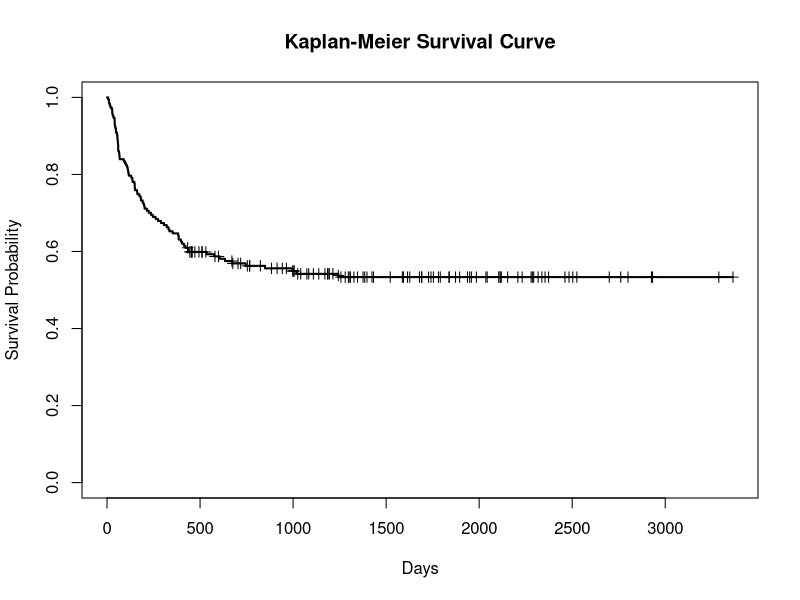
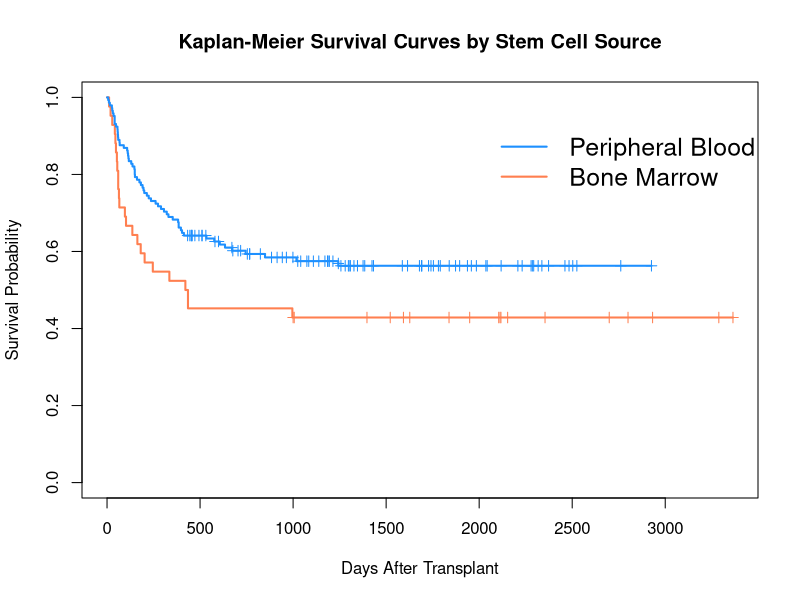
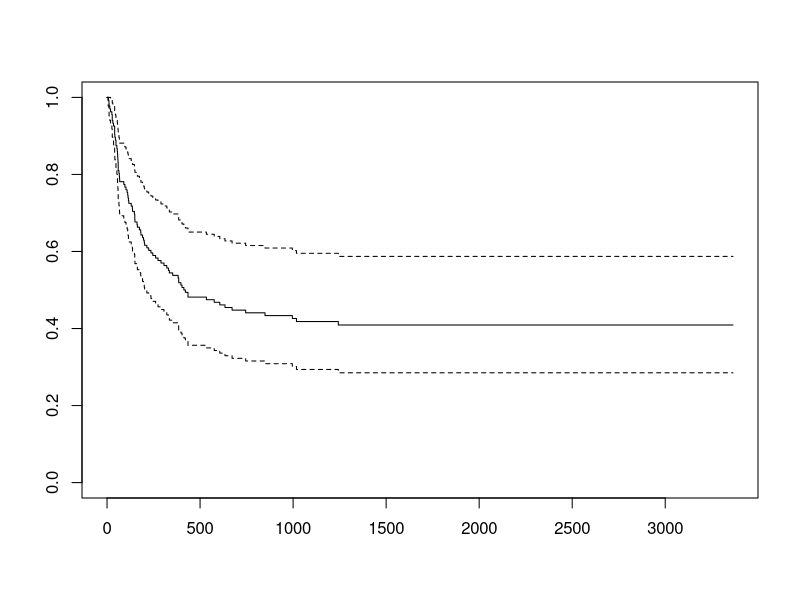
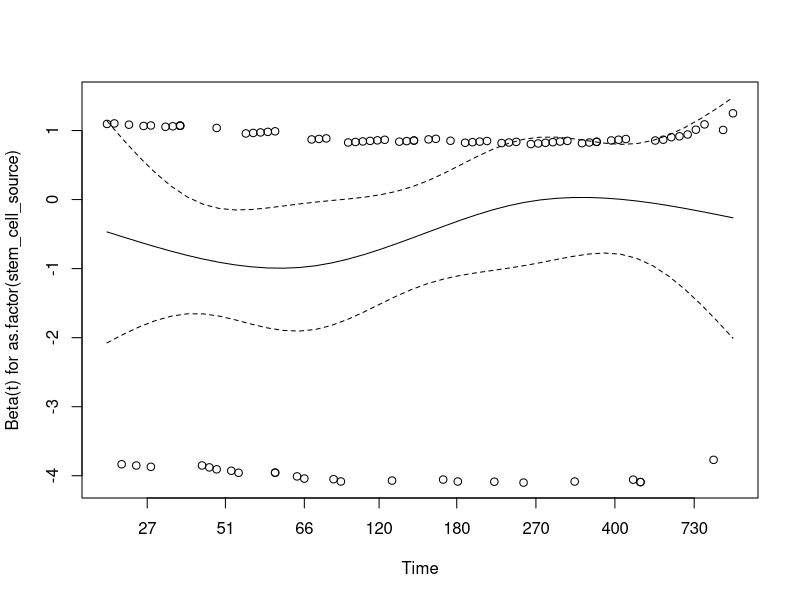
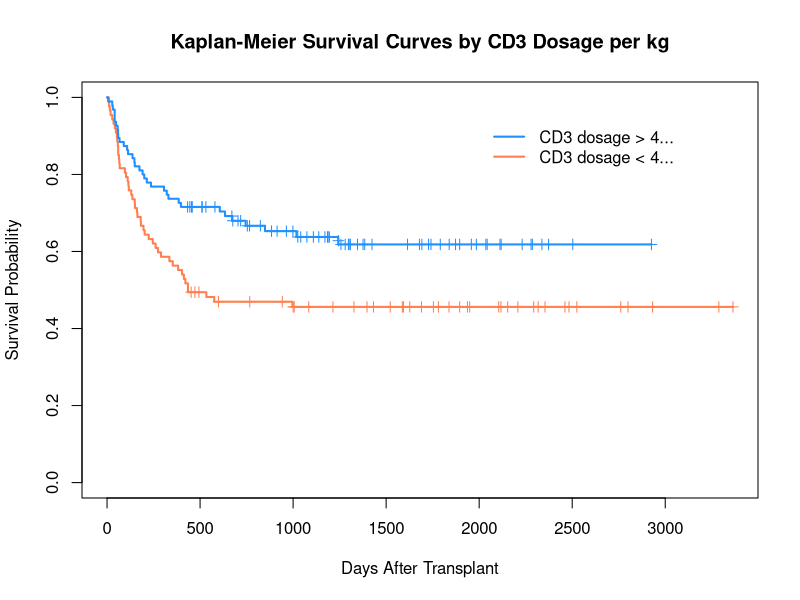
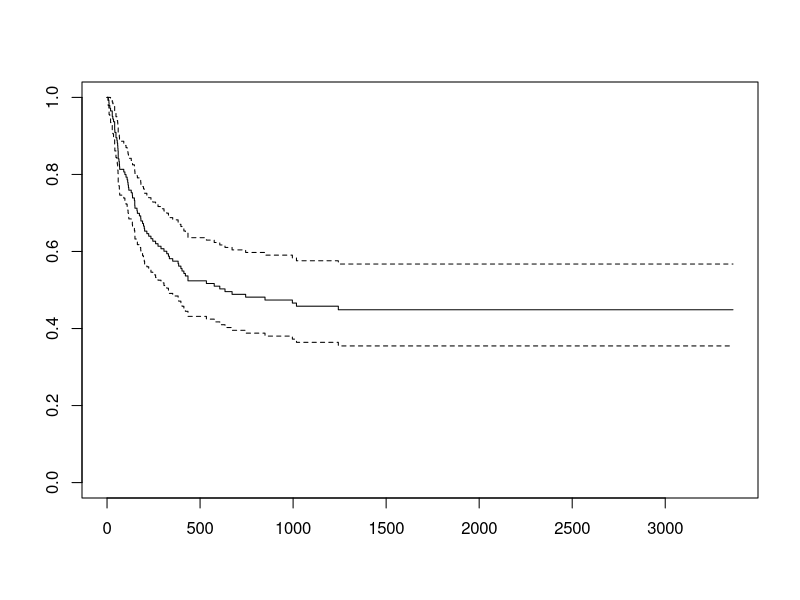
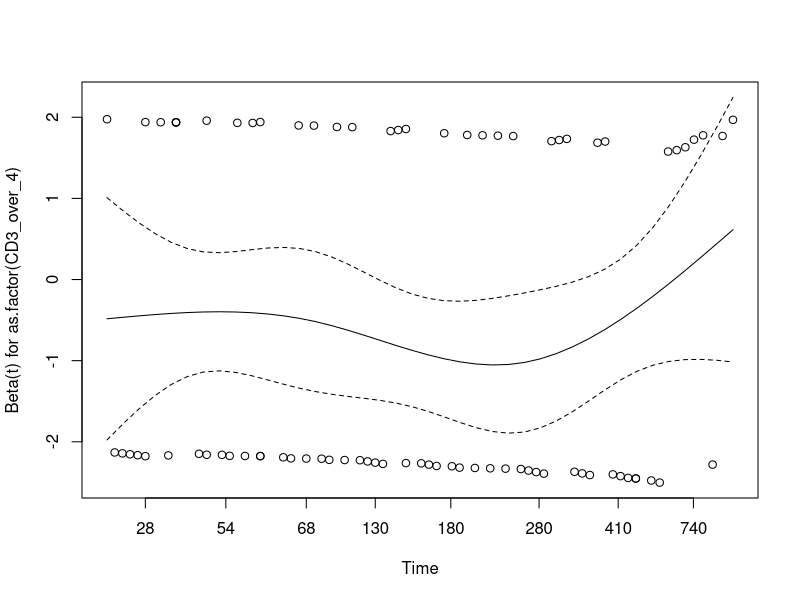

Generate these figures, in order, with R:
## ---- chunk 1
knitr::opts_chunk$set(echo = TRUE)
## ---- chunk 2
library(tidyverse)
library(survival)
library(survminer)
## ---- chunk 3
bone <- read.csv("data.csv")

# remove HLA_match_raw (was already converted into a different column)
bone <- select(bone, -HLA_match_raw)


# convert numeric columns to numeric
bone_num <- c("donor_age", "recipient_age", "recipient_body_mass", "CD34_x1e6_per_kg...CD34kgx10d6",
           "CD3_x1e8_per_kg", "CD3_to_CD34_ratio", "ANC_recovery", "PLT_recovery",
           "time_to_acute_GvHD_III_IV", "survival_time", "survival_status")

bone[,bone_num] <- lapply(bone_num, function(x) as.numeric(bone[[x]]))
## ---- chunk 4
# sources <- bone %>% select(stem_cell_source, survival_time, survival_status)
# head(sources)
# 
# pb <- sources %>% filter(stem_cell_source == "peripheral_blood")
# bm <- sources %>% filter(stem_cell_source == "bone_marrow")
## ---- chunk 5
### peripheral blood
# survival.pb.obj <- Surv(pb$survival_time, pb$survival_status)
# KM.ph.fit <- survfit(survival.pb.obj ~ 1, data = pb)
# 
# plot(KM.ph.fit, xlab = "Days", ylab = "Survival Probability", conf.int=,
# mark.time = TRUE, main = "Peripheral Blood Group Survival")
# 
# 
# ### bone marrow
# survival.bm.obj <- Surv(bm$survival_time, bm$survival_status)
# KM.bm.fit <- survfit(survival.bm.obj ~ 1, data = bm)
# 
# plot(KM.bm.fit, xlab = "Days", ylab = "Survival Probability", conf.int=,
# mark.time = TRUE, main = "Bone Marrow Group Survival")
## ---- chunk 6
survival.obj <- Surv(time = bone$survival_time, event = bone$survival_status)

# Overall
KM.fit1 <- survfit(survival.obj ~ 1, data = bone)
plot(KM.fit1, xlab = "Days", ylab = "Survival Probability", conf.int = FALSE,
mark.time = TRUE, main = "Kaplan-Meier Survival Curve", lwd = 2)


# By treatment
KM.fit2 <- survfit(survival.obj ~ stem_cell_source, data = bone)
plot(KM.fit2, xlab = "Days After Transplant", ylab = "Survival Probability", mark.time = TRUE, conf.int=, 
     col = c("coral", "dodgerblue"), main = "Kaplan-Meier Survival Curves by Stem Cell Source", lwd = 2)
legend(x = 2000, y = 0.95, 
       legend = c("Peripheral Blood", "Bone Marrow"), 
       col = c("dodgerblue", "coral"), 
       bty = "n",
       lty = 1:1,
       lwd = 2,
       cex = 1.5)
## ---- chunk 7
survdiff(Surv(bone$survival_time, bone$survival_status) ~ stem_cell_source, data=bone)
## ---- chunk 8
cox_model_source <- coxph(survival.obj ~ as.factor(stem_cell_source), data = bone, ties = "exact")

summary(cox_model_source)
plot(survfit(cox_model_source))
## ---- chunk 9
# create plot of schoenfeld resids
wt_sch_source <- cox.zph(cox_model_source)
plot(wt_sch_source) # slight decrease then increase over time

# check summary to see if problematic
wt_sch_source
## ---- chunk 10
cox_model_source2 <- coxph(survival.obj ~ as.factor(stem_cell_source) + recipient_age + CD3_x1e8_per_kg, 
                    data = bone, ties = "exact")
summary(cox_model_source2)
## ---- chunk 11
cox_model_source3 <- coxph(survival.obj ~ as.factor(stem_cell_source):as.factor(disease_group), 
                    data = bone, ties = "exact")
summary(cox_model_source3)
## ---- chunk 12
cox_model_source4 <- coxph(survival.obj ~ as.factor(stem_cell_source) +
                                   recipient_age + CD3_x1e8_per_kg, 
                    data = bone, ties = "exact")
summary(cox_model_source4)
## ---- chunk 13
# add new columns based on previous research
bone$CD3_over_4 <- ifelse(bone$CD3_x1e8_per_kg >= 4, 1, 0)
bone$CD34_over10 <- ifelse(bone$CD34_x1e6_per_kg...CD34kgx10d6 >= 10, 1, 0)

KM.fit4 <- survfit(survival.obj ~ CD3_over_4, data = bone)
summary(KM.fit4)

plot(KM.fit4, xlab = "Days After Transplant", ylab = "Survival Probability", mark.time = TRUE, conf.int=, 
     col = c("coral", "dodgerblue"), main = "Kaplan-Meier Survival Curves by CD3 Dosage per kg", lwd = 2)
legend(x = 2000, y = 0.95, 
       legend = c("CD3 dosage > 4...", "CD3 dosage < 4..."), 
       col = c("dodgerblue", "coral"), 
       bty = "n",
       lty = 1:1,
       lwd = 2,
       cex = 1)
## ---- chunk 14
survdiff(Surv(bone$survival_time, bone$survival_status) ~ CD3_over_4, data=bone)
## ---- chunk 15
cox_model_dose <- coxph(survival.obj ~ as.factor(CD3_over_4), data = bone, ties = "exact")

summary(cox_model_dose)
plot(survfit(cox_model_dose))
## ---- chunk 16
# create plot of schoenfeld resids
wt_sch_dose <- cox.zph(cox_model_dose)
plot(wt_sch_dose) # slight decrease then increase over time

# check summary to see if problematic
wt_sch_dose
## ---- chunk 17
cox_model_dose2 <- coxph(survival.obj ~ as.factor(CD3_over_4) + recipient_age_below_10, data = bone, ties = "exact")
summary(cox_model_dose2)
